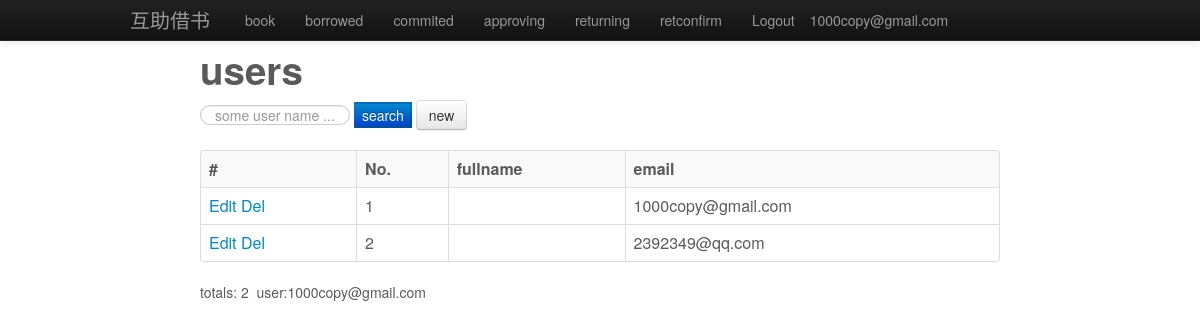
/user_list.php (signed in), run on an earlier commit of the app's database.
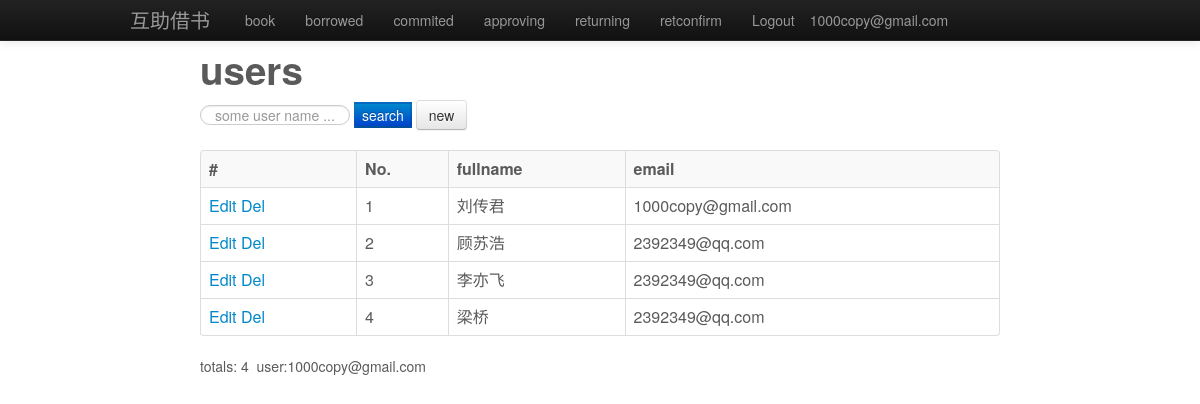
And on a later commit of the database.
### tables this page shows
create table user(
	 id INT NOT NULL AUTO_INCREMENT PRIMARY KEY,
     fullname NVARCHAR(100) ,
     password varchar(100),
     email varchar(100) ,
     weibo varchar(100) 
);

### config.inc.php (called while the page is built, shortened)
<?
	$database = "bb";
	if ($database) {
    	$dbcheck = mysql_select_db("$database");
	}
	function is_login(){
		return isset($_SESSION["user_name"]);
	}
?>

### user_list.php (the view, shortened to what this page needs)
<?php
	include "config.inc.php";
?>
<html >
<head>
</head>
<body>
<? include "banner.php" ?>
<div id="wrapper">
<h1>users </h1>
<form action="<?php echo $_SERVER['PHP_SELF']; ?>?action=search"  method="post" class="form-inline">
	<input type="text" placeholder="some user name ..." id="email" name="email"
	value="<?echo $_POST["title"]; ?>" class="search-query input-medium"/>
	<input type="submit" value="search" class="btn-primary"/>
	<? if (is_login()) { ?>
		<a href ="user_new.php" class="btn">new</a>
	<?}else{?>
		<a href="login.php" class="btn">login</a>
	<? } ?>
</form>
<table cellpadding="2" class="table table-striped table-bordered">
	<tr>
		<th>#</th>
		<th>No.</th>
		<th>fullname</th>
		<th>email</th>
	</tr>
<?
	$page = $_GET['page'];
	if (!$page)
		$page = 1;
	$pagerecords = 10 ;
	$from = ($page-1)*$pagerecords;
	$to = $pagerecords;
	if ($dbcheck) {
		$sql = "select id  ,email,fullname from user u ";
		$count_sql = "select count(1) from (${sql}) balias";
		$sql = $sql . " limit ${from},${to}";
		$result = mysql_query($count_sql);
		$row = mysql_fetch_row($result);
		$total_records = $row[0];
		$result = mysql_query($sql);
		if (!$result){
			echo mysql_error();
		}else
		if (mysql_num_rows($result) > 0) {
			while ($row = mysql_fetch_row($result)) {
				$url_e = "<a href='user_edit.php?id=".$row[0]."'>Edit</a>&nbsp;" ;
				$url_d = "<a href='user_delete.php?id=".$row[0]."'>Del</a>" ;
				echo "<tr>" .
					  "<td>" . $url_e. $url_d. "</td>" .
					  "<td>" . $row[0] . "</td>" .
					  "<td>" . $row[2] . "</td>" .
					  "<td>" . $row[1] . "</td>" .
					  "<tr>";
			}
		}
	}
?>
</table>
<?
	echo "totals: " . $total_records;
	if (is_login())
	 	echo "user:". $_SESSION["user_name"];
?>
</div>
</body>
</html>

### banner.php
<div class="navbar navbar-inverse navbar-fixed-top">
  <div class="navbar-inner">
    <div class="container">
		<a class="brand" href="/index.php">互助借书</a>
		<ul class="nav">
		<li ><a href="/book_list.php">book</a></li>
		<li ><a href="/book_borrow.php">borrowed</a></li>
		<li ><a href="/book_borrow_commit.php">commited</a></li>
		<li ><a href="/book_approving.php">approving</a></li>
		<li ><a href="/book_return_cart.php">returning</a></li>
		<li ><a href="/book_return_confirm.php">retconfirm</a></li>
		<? if (!is_login()){ ?>
			<li><a href="/login.php" >Login</a></li>
		<?}else{?>
			<li><a href="/logout.php">Logout</a></li>
			<p class="navbar-text pull-right">
            	<a href="#" class="navbar-link"><? echo $_SESSION['user_name']?></a>
         	</p>
		<?}?>
		</ul>
    </div>
  </div>
</div>

### wrapper.css (style rules this page uses)
body { color: #5a5a5a; width: 800px; margin: 50px auto 0; }

What changed in the data, as far as the page shows it:
changed user "1000copy@gmail.com": fullname (not shown) → "刘传君"
changed user id 2: fullname (not shown) → "顾苏浩"
added user: id "3", fullname "李亦飞", email "2392349@qq.com"
added user: id "4", fullname "梁桥", email "2392349@qq.com"
Also different on the page:
$total_records: "2" → "4"
